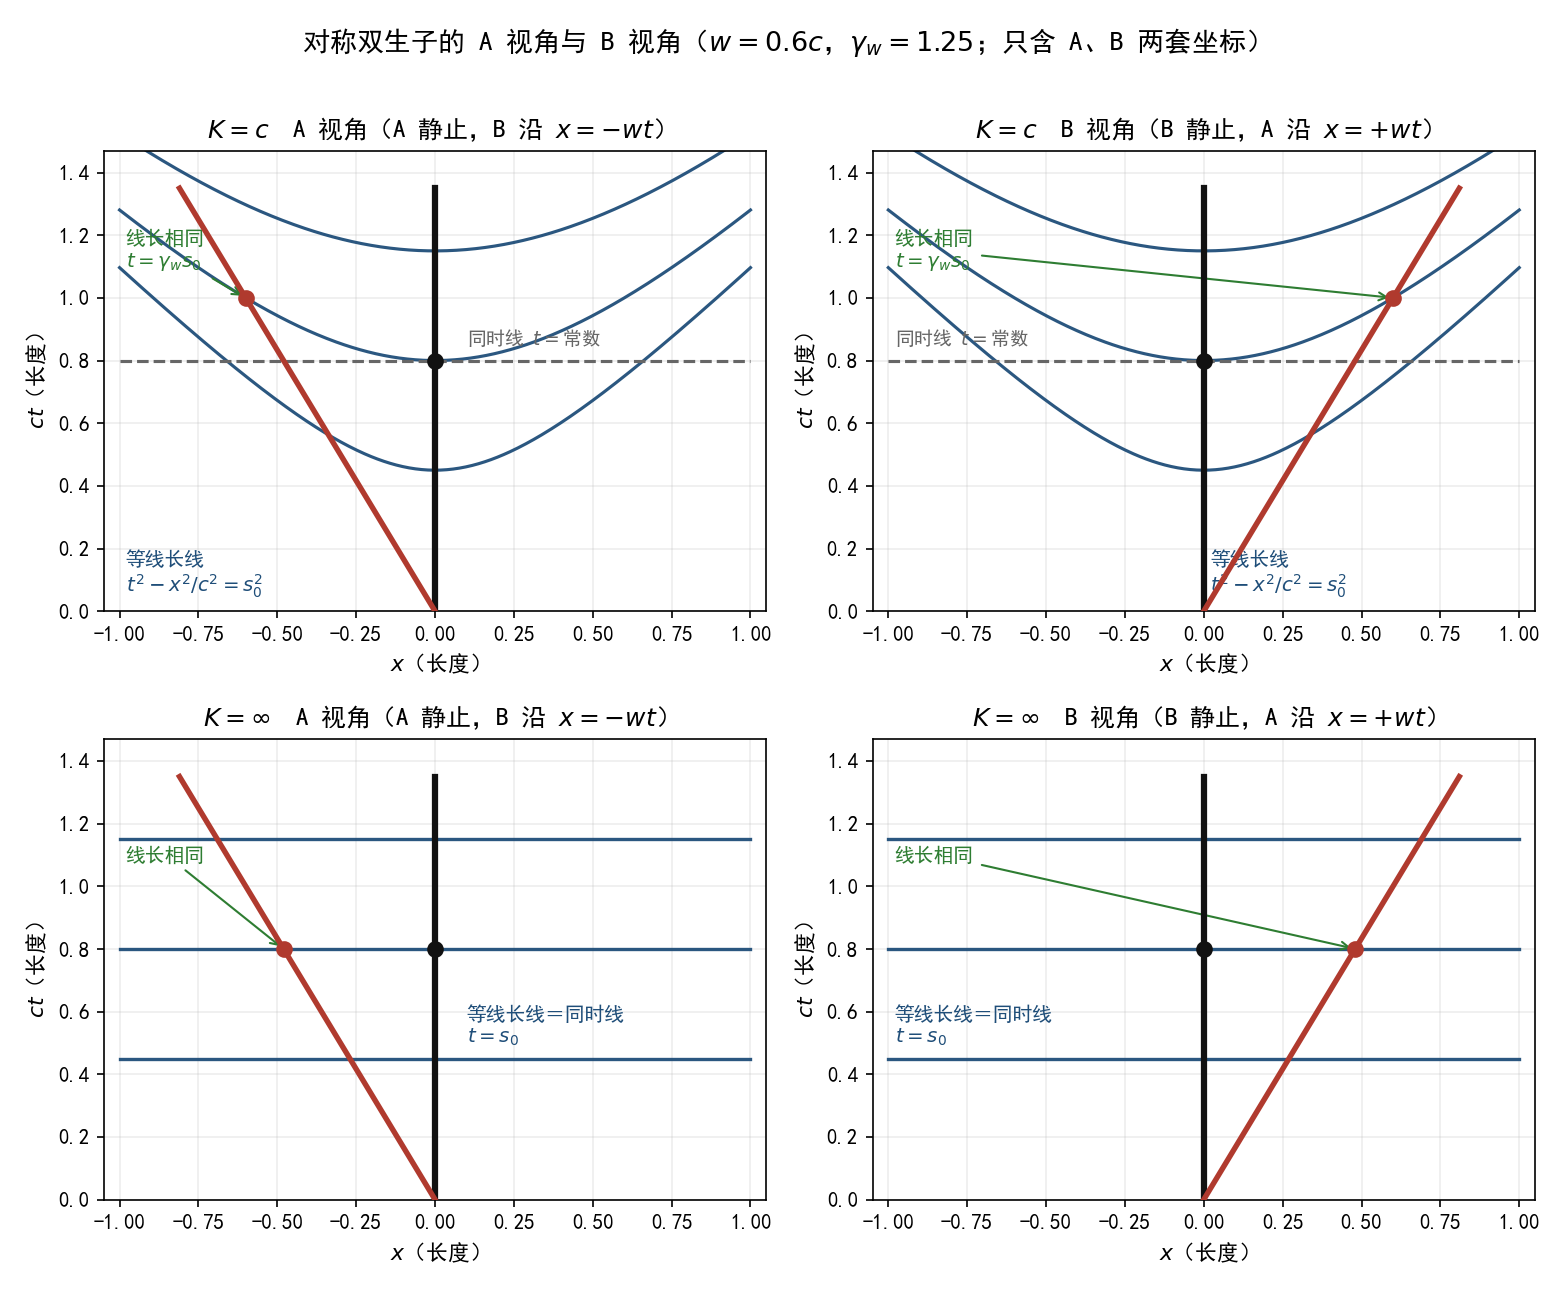

Write Python code to recreate this figure.
# -*- coding: utf-8 -*-
"""
第 14 章配图：对称双生子的 A 视角与 B 视角时空图，$K=c$ 与 $K=\infty$ 对照。

2x2 面板：
  上行 K=c   ：A 视角（A 静止）/ B 视角（B 静止）
  下行 K=oo  ：A 视角（A 静止）/ B 视角（B 静止）

每个面板画：
  · 静止者的世界线（纵轴）
  · 运动者的世界线 x = -w t
  · 等线长线（K=c：校准双曲线；K=oo：水平直线）
  · 本系同时线（水平线），并标出它与运动者世界线的交点

全程只用 A、B 两者的坐标，不出现第三个坐标系。
"""
import numpy as np
import sympy as sp
import matplotlib
matplotlib.use("Agg")
import matplotlib.pyplot as plt

plt.rcParams["font.sans-serif"] = ["SimHei", "Microsoft YaHei", "Arial Unicode MS"]
plt.rcParams["axes.unicode_minus"] = False

# ------------------------------------------------------------------ 符号核验
t, x, w, tau, c, K = sp.symbols("t x w tau c K", positive=True)
gam = 1 / sp.sqrt(1 - w ** 2 / c ** 2)
# 运动者世界线 x = -w t 上，本系坐标时 t 处的累积线长
tau_moving = sp.simplify(sp.sqrt(t ** 2 - (w * t) ** 2 / c ** 2))
print("K=c  运动者世界线上、本系坐标时 t 处的累积线长 :", tau_moving,
      "  == t/gamma_w :", sp.simplify(tau_moving - t / gam) == 0)
# 运动者累积线长为 tau 的事件，本系坐标时
t_at_tau = sp.simplify(tau / sp.sqrt(1 - w ** 2 / c ** 2))
print("K=c  运动者累积线长为 tau 的事件，本系坐标时 :", t_at_tau,
      "  == gamma_w*tau :", sp.simplify(t_at_tau - gam * tau) == 0)
# 等线长线：t^2 - x^2/K^2 = tau^2
print("K=c  等线长线 t^2 - x^2/c^2 = tau^2 ；代入 (gamma_w tau, -w gamma_w tau) 残差 :",
      sp.simplify((gam * tau) ** 2 - (w * gam * tau) ** 2 / c ** 2 - tau ** 2))
# K -> oo 的极限
print("K->oo  等线长线 t^2 - x^2/K^2 = tau^2 的极限 :",
      sp.limit(t ** 2 - x ** 2 / K ** 2, K, sp.oo), "= tau^2  ==>  t = tau（水平直线）")
print("K->oo  gamma_w(K) =", sp.limit(1 / sp.sqrt(1 - w ** 2 / K ** 2), K, sp.oo))

# ------------------------------------------------------------------ 绘图
W = 0.6                      # 相对速率 w/c
GAM = 1 / np.sqrt(1 - W ** 2)   # 1.25
TMAX = 1.35
TAUS = [0.45, 0.80, 1.15]

fig, axes = plt.subplots(2, 2, figsize=(10.4, 8.6))
BLUE, RED, GREY, BLACK = "#1f4e79", "#b03a2e", "#666666", "#111111"


def panel(ax, K_inf, view, title):
    """view: 'A' 表示所画坐标系中 A 静止（A 视角），'B' 则 B 静止。"""
    sgn = -1.0 if view == "A" else 1.0      # 运动者世界线的斜率方向（镜像）
    tt = np.linspace(0, TMAX, 200)
    ax.plot(np.zeros_like(tt), tt, color=BLACK, lw=3.0, zorder=4)
    ax.plot(sgn * W * tt, tt, color=RED, lw=2.6, zorder=4)

    if K_inf:                                # K = oo：等线长线 = 水平线
        for tv in TAUS:
            xs = np.linspace(-1.0, 1.0, 50)
            ax.plot(xs, np.full_like(xs, tv), color=BLUE, lw=1.6, ls="-", alpha=0.95)
        ax.text(0.10 if view == "A" else -0.98, TAUS[0] + 0.05,
                "等线长线＝同时线\n$t=s_0$", fontsize=9.5, color=BLUE, ha="left")
    else:                                    # K = c：等线长线为校准双曲线
        for tv in TAUS:
            xs = np.linspace(-1.0, 1.0, 400)
            yy = np.sqrt(tv ** 2 + xs ** 2)
            ax.plot(xs, yy, color=BLUE, lw=1.5, alpha=0.95)
        ax.text(-0.98 if view == "A" else 0.02, 0.06,
                "等线长线\n$t^{2}-x^{2}/c^{2}=s_0^{2}$",
                fontsize=9.5, color=BLUE, ha="left")
        # 本系同时线（水平）示例
        tv = TAUS[1]
        xs = np.linspace(-1.0, 1.0, 50)
        ax.plot(xs, np.full_like(xs, tv), color=GREY, lw=1.5, ls="--")
        ax.text(0.10 if view == "A" else -0.98, tv + 0.05, "同时线 $t=$常数",
                fontsize=9, color=GREY, ha="left")

    # 两个标定点：静止者读 tau 与运动者读 tau
    tv = TAUS[1]
    ax.plot([0], [tv], "o", color=BLACK, ms=7, zorder=5)
    if K_inf:
        ax.plot([sgn * W * tv], [tv], "o", color=RED, ms=7, zorder=5)
        ax.annotate("线长相同", xy=(sgn * W * tv, tv), xytext=(-0.98, tv + 0.28),
                    fontsize=9.5, color="#2e7d32", ha="left",
                    arrowprops=dict(arrowstyle="->", color="#2e7d32", lw=1.0))
    else:
        tmv = GAM * tv
        ax.plot([sgn * W * tmv], [tmv], "o", color=RED, ms=7, zorder=5)
        ax.annotate("线长相同\n$t=\gamma_w s_0$", xy=(sgn * W * tmv, tmv),
                    xytext=(-0.98, tmv + 0.10), fontsize=9.5, color="#2e7d32",
                    ha="left",
                    arrowprops=dict(arrowstyle="->", color="#2e7d32", lw=1.0))

    ax.set_xlim(-1.05, 1.05)
    ax.set_ylim(0, TMAX + 0.12)
    ax.set_title(title, fontsize=12)
    ax.set_xlabel("$x$（长度）", fontsize=10.5)
    ax.set_ylabel("$ct$（长度）", fontsize=10.5)
    ax.grid(alpha=0.22)


panel(axes[0, 0], False, "A", "$K=c$　A 视角（A 静止，B 沿 $x=-wt$）")
panel(axes[0, 1], False, "B", "$K=c$　B 视角（B 静止，A 沿 $x=+wt$）")
panel(axes[1, 0], True, "A", "$K=\\infty$　A 视角（A 静止，B 沿 $x=-wt$）")
panel(axes[1, 1], True, "B", "$K=\\infty$　B 视角（B 静止，A 沿 $x=+wt$）")

fig.suptitle("对称双生子的 A 视角与 B 视角（$w=0.6c$，$\\gamma_w=1.25$；只含 A、B 两套坐标）",
             fontsize=13)
fig.tight_layout(rect=[0, 0, 1, 0.975])
fig.savefig("twins-ab-views.png", dpi=150)
print("已输出 twins-ab-views.png")
